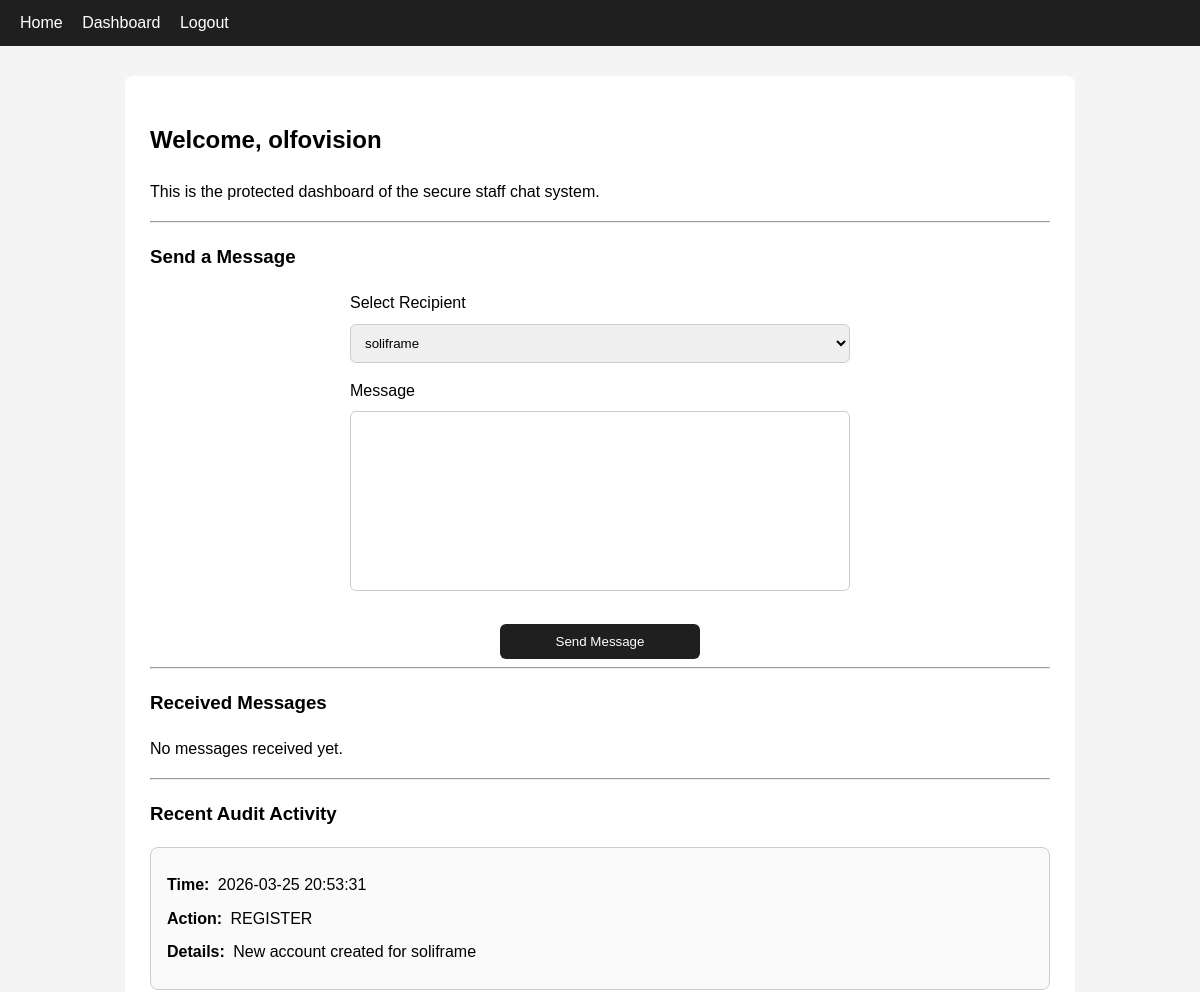
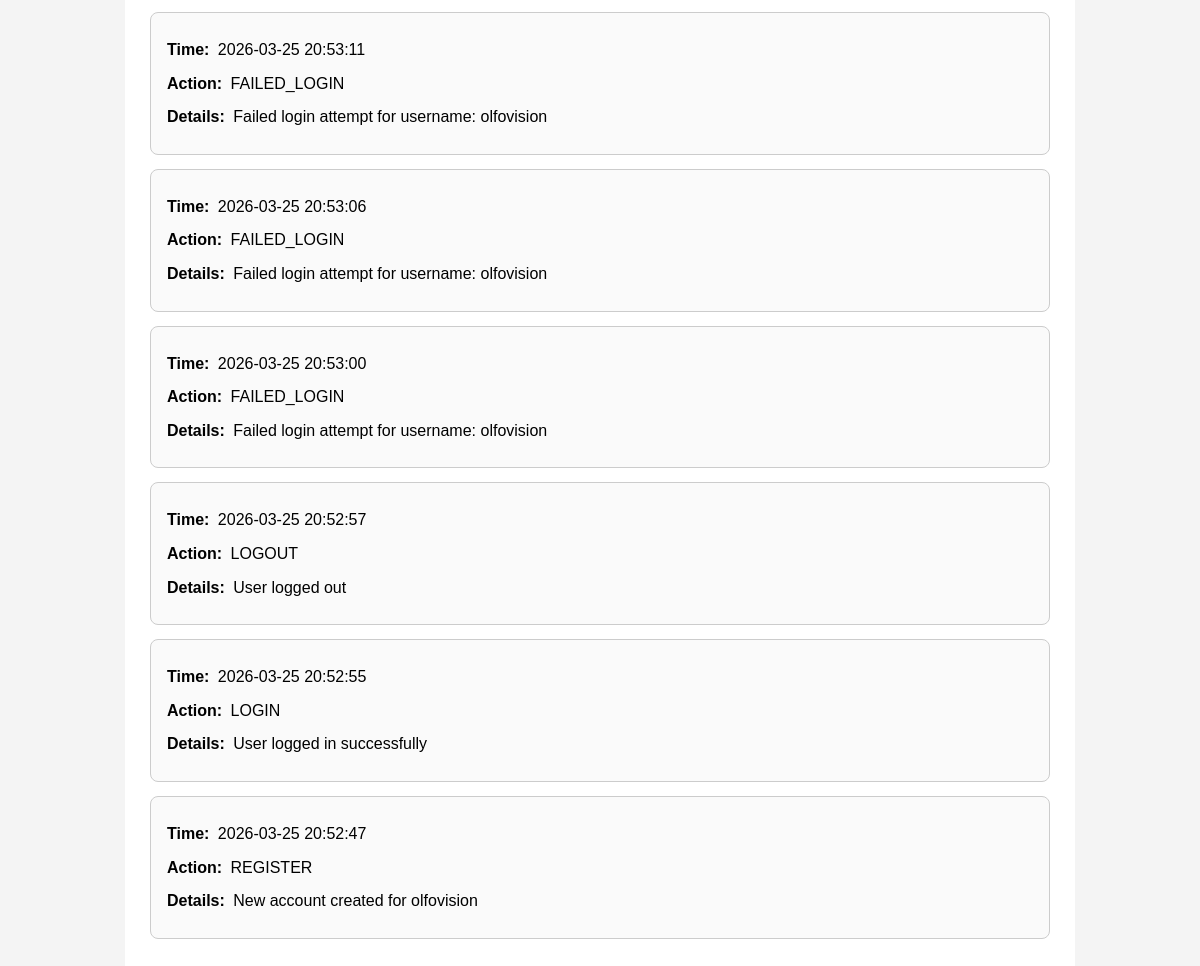
The app's page /dashboard (signed in) with its own data (2 pictures, top to bottom).
### tables this page shows
CREATE TABLE audit_logs (
            id INTEGER PRIMARY KEY AUTOINCREMENT,
            user_id INTEGER,
            action TEXT NOT NULL,
            details TEXT,
            created_at TEXT NOT NULL,
            FOREIGN KEY (user_id) REFERENCES users (id)
        );

### app.py (the view, shortened to what this page needs)
@app.route("/dashboard", methods=["GET", "POST"])
@login_required
def dashboard():
    conn = get_db_connection()
    users = conn.execute(
        """
        SELECT id, username
        FROM users
        WHERE id != ?
        ORDER BY username
    """,
        (session["user_id"],),
    ).fetchall()
    received_messages_raw = conn.execute(
        """
        SELECT messages.created_at, messages.message_text, users.username AS sender_name
        FROM messages
        JOIN users ON messages.sender_id = users.id
        WHERE messages.receiver_id = ?
        ORDER BY messages.created_at DESC
        """,
        (session["user_id"],),
    ).fetchall()
    received_messages = []
    logs = conn.execute(
        """
        SELECT created_at, action, details
        FROM audit_logs
        ORDER BY created_at DESC
        LIMIT 10
    """
    ).fetchall()
    conn.close()
    return render_template(
        "dashboard.html", users=users, messages=received_messages, logs=logs
    )

### app.py (called while the page is built)
def get_db_connection():
    conn = sqlite3.connect(DATABASE)
    conn.row_factory = sqlite3.Row
    return conn

def login_required(route_function):
    @wraps(route_function)
    def wrapped_function(*args, **kwargs):
        if "user_id" not in session:
            flash("Please log in first.")
            return redirect(url_for("login"))
        return route_function(*args, **kwargs)
    return wrapped_function

### templates/dashboard.html
{% extends "base.html" %}
{% block content %}
    <h2>Welcome, {{ session["username"] }}</h2>
    <p>This is the protected dashboard of the secure staff chat system.</p>
    <hr>
    <h3>Send a Message</h3>
    <form method="POST" class="form-container">
        <label>Select Recipient</label>
        <select name="receiver_id" required>
            {% for user in users %}
                <option value="{{ user['id'] }}">{{ user['username'] }}</option>
            {% endfor %}
        </select>
        <label>Message</label>
        <textarea name="message_text" rows="4" required></textarea>
        <button type="submit">Send Message</button>
    </form>
    <hr>
    <h3>Received Messages</h3>
    {% if messages %}
        {% for msg in messages %}
            <div class="log-box">
                <p><strong>From:</strong> {{ msg['sender_name'] }}</p>
                <p><strong>Time:</strong> {{ msg['created_at'] }}</p>
                <p><strong>Message:</strong> {{ msg['message_text'] }}</p>
            </div>
        {% endfor %}
    {% else %}
        <p>No messages received yet.</p>
    {% endif %}
    <hr>
    <h3>Recent Audit Activity</h3>
    {% if logs %}
        {% for log in logs %}
            <div class="log-box">
                <p><strong>Time:</strong> {{ log['created_at'] }}</p>
                <p><strong>Action:</strong> {{ log['action'] }}</p>
                <p><strong>Details:</strong> {{ log['details'] }}</p>
            </div>
        {% endfor %}
    {% else %}
        <p>No audit logs yet.</p>
    {% endif %}
{% endblock %}

### templates/base.html (shortened to what this page needs)
<!doctype html>
<html lang="en">
  <head>
  </head>
  <body>
    <nav>
      <a href="/">Home</a>
      {% if session.get("user_id") %}
      <a href="/dashboard">Dashboard</a>
      <a href="/logout">Logout</a>
      {% else %}
      <a href="/login">Login</a>
      <a href="/register">Register</a>
      {% endif %}
    </nav>
    <div class="container">
       {% block content %}{% endblock %}
    </div>
  </body>
</html>

### templates/base.html (style rules this page uses)
body { font-family: Arial, sans-serif; background: #f4f4f4; margin: 0; }
nav { background: #1f1f1f; color: white; padding: 14px 20px; }
nav a { color: white; text-decoration: none; margin-right: 15px; }
.container { width: 80%; max-width: 900px; margin: 30px auto; background: white; padding: 25px; border-radius: 8px; line-height: 1.6; }
.form-container { max-width: 500px; margin: auto; }
input, select, textarea { width: 100%; padding: 10px; margin-top: 8px; margin-bottom: 15px; border-radius: 6px; border: 1px solid #ccc; box-sizing: border-box; }
button { width: 200px; padding: 10px; margin-top: 10px; border-radius: 6px; border: none; background-color: #1f1f1f; color: white; cursor: pointer; display: block; margin-left: auto; margin-right: auto; }
button { cursor: pointer; }
.log-box { border: 1px solid #ccc; padding: 16px; margin-bottom: 14px; border-radius: 8px; background-color: #fafafa; overflow-wrap: break-word; word-wrap: break-word; word-break: break-word; white-space: normal; line-height: 1.6; }
.log-box p { margin: 8px 0; }
textarea { resize: none; width: 100%; min-height: 180px; box-sizing: border-box; }
.log-box strong { display: inline-block; margin-right: 4px; }

### records on screen
audit_logs: created_at "2026-03-25 20:53:31", action "REGISTER", details "New account created for soliframe"
audit_logs: created_at "2026-03-25 20:53:11", action "FAILED_LOGIN", details "Failed login attempt for username: olfovision"
audit_logs: created_at "2026-03-25 20:53:06", action "FAILED_LOGIN", details "Failed login attempt for username: olfovision"
audit_logs: created_at "2026-03-25 20:53:00", action "FAILED_LOGIN", details "Failed login attempt for username: olfovision"
audit_logs: created_at "2026-03-25 20:52:57", action "LOGOUT", details "User logged out"
audit_logs: created_at "2026-03-25 20:52:55", action "LOGIN", details "User logged in successfully"
audit_logs: created_at "2026-03-25 20:52:47", action "REGISTER", details "New account created for olfovision"

### other values on screen
{{ session["username"] }} "olfovision"
form field receiver_id "soliframe"
